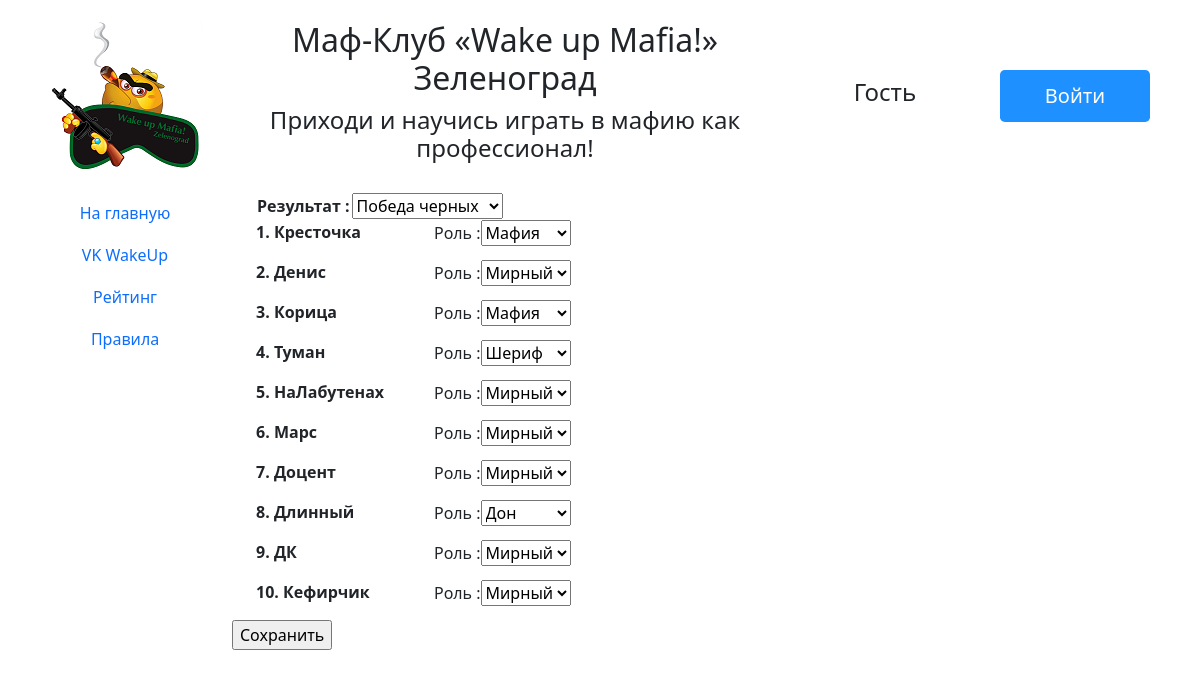
The page /mafia/event/1/5/edit_results on the database its author committed.
### Mafia/models.py (models this page shows, shortened)
class Player(models.Model):
    ROLE = [
        ('CITIZEN', 'Мирный'),
        ('SHERIFF', 'Шериф'),
        ('MAFIA', 'Мафия'),
        ('DON', 'Дон'),
    ]
    NUMBER = [
        (1, 'Игрок #1'),
        (2, 'Игрок #2'),
        (3, 'Игрок #3'),
        (4, 'Игрок #4'),
        (5, 'Игрок #5'),
        (6, 'Игрок #6'),
        (7, 'Игрок #7'),
        (8, 'Игрок #8'),
        (9, 'Игрок #9'),
        (10, 'Игрок #10'),
    ]
    ADD_POINTS = [
        (0, 0),
        (-0.5, -0.5),
        (0.1, 0.1),
        (0.2, 0.2),
        (0.25, 0.25),
        (0.3, 0.3),
        (0.4, 0.4),
        (0.5, 0.5),
        (0.6, 0.6),
        (0.7, 0.7),
    ]
    COMMENT = [
        (0, 0),
        (1, 1),
        (2, 2),
        (3, 3),
        (4, 4),
    ]
    game_id = models.ForeignKey(Game, on_delete=models.CASCADE)
    people_id = models.ForeignKey(User, on_delete=models.DO_NOTHING)
    number = models.IntegerField(choices=NUMBER)
    role = models.CharField(max_length=20, choices=ROLE, default='CITIZEN')
    best_move = models.CharField(max_length=20, default='none')
    point = models.FloatField(default=0)
    add_point = models.FloatField(choices=ADD_POINTS, default=0)
    comment = models.IntegerField(choices=COMMENT, default=0)
    active = models.BooleanField(default=True)

### Mafia/views.py (the view)
# urls.py: path('event/<int:event_id>/<int:game_id>/edit_results', views.game_edit_results, name='game_edit_results'),
def game_edit_results(request, event_id, game_id):
    if request.method == "POST":
        game = Game.objects.get(id=game_id)
        game_result = request.POST['win']
        game.win = game_result
        game.save()
        players = Player.objects.filter(game_id=game_id).order_by('number')
        for i in range(10):
            player = players[i]
            player.role = request.POST.getlist('role')[i]
            if game_result == 'RED':
                if player.role == 'CITIZEN' or player.role == 'SHERIFF':
                    player.point = 1 + player.add_point
                else:
                    player.point = player.add_point
            elif game_result == 'BLACK':
                if player.role == 'MAFIA' or player.role == 'DON':
                    player.point = 1 + player.add_point
                else:
                    player.point = player.add_point
            else:
                player.point = player.add_point
            player.save()
        return HttpResponseRedirect('../' + str(game_id))
    else:
        game = Game.objects.get(id=game_id)
        game_form = CreateGame(initial={'win': game.win, })
        players = Player.objects.filter(game_id=game_id).order_by('number')
        players_form = []
        for i in range(len(players)):
            players_form.append([players[i], EditResults(initial={'role': players[i].role})])
    return render(request, 'game_edit_results.html', {'game_form': game_form, 'players_form': players_form, })

### Mafia/forms.py
class CreateGame(ModelForm):
    class Meta:
        model = Game
        fields = ['win']
        labels = {'win': 'Результат '}

### Mafia/templates/game_edit_results.html (shortened to what this page needs)
{% extends "base_generic.html" %}
{% block content %}
    <form method="POST">
        <div class="container">
            <div class="row">
                <div class="col-6">
                    <table>
                        {{ game_form }}
                    </table>
                </div>
            </div>
        </div>
        {% for player in players_form %}
        <div class="container">
            <div class="row">
                <div class="col-3">
                    <p class="fw-bold">{{ player.0.number }}. {{ player.0.people_id }}</p>
                </div>
                <div class="col-3">
                    {{ player.1 }}
                </div>
            </div>
        </div>
        {% endfor %}
        <input type="submit" value="Сохранить">
    </form>
{% endblock %}

### Mafia/static/css/styles.css (style rules this page uses)
:root { --color1: #1E90FF; --color2: #0000FF; }

### rows shown on the page
Player: number "1", people_id.username "Кресточка"
Player: number "2", people_id.username "Денис"
Player: number "3", people_id.username "Корица"
Player: number "4", people_id.username "Туман"
Player: number "5", people_id.username "НаЛабутенах"
Player: number "6", people_id.username "Марс"
Player: number "7", people_id.username "Доцент"
Player: number "8", people_id.username "Длинный"
Player: number "9", people_id.username "ДК"
Player: number "10", people_id.username "Кефирчик"
